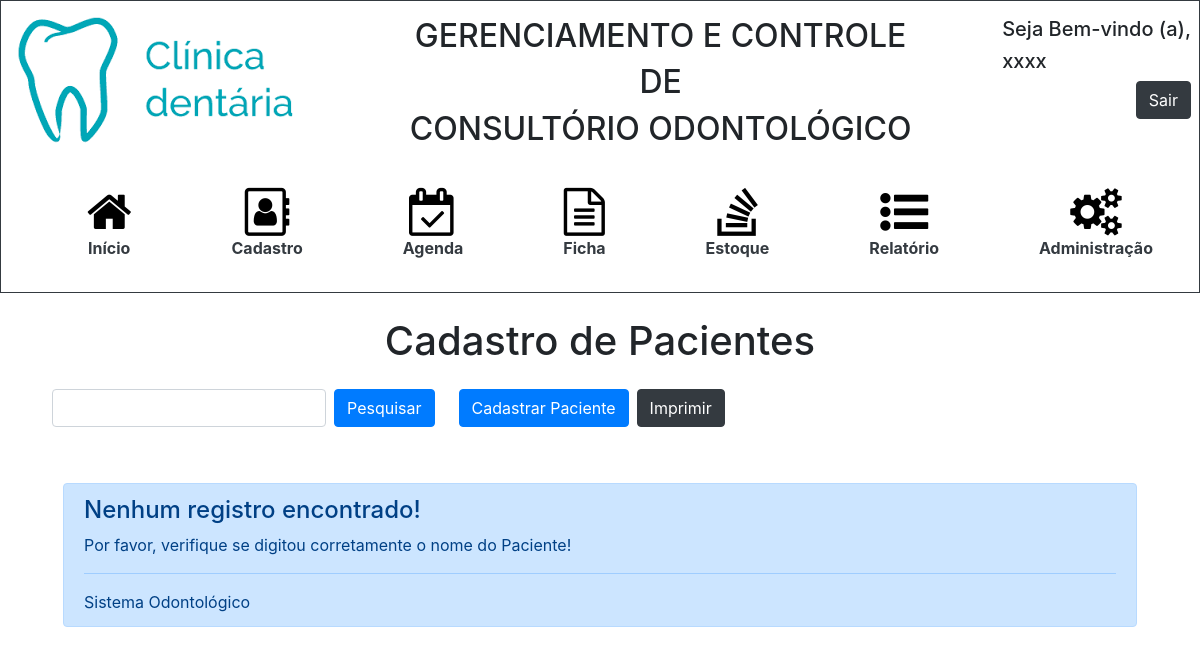
Before: /cadastro.php?nome=cerqueira.leandro with the older database file.
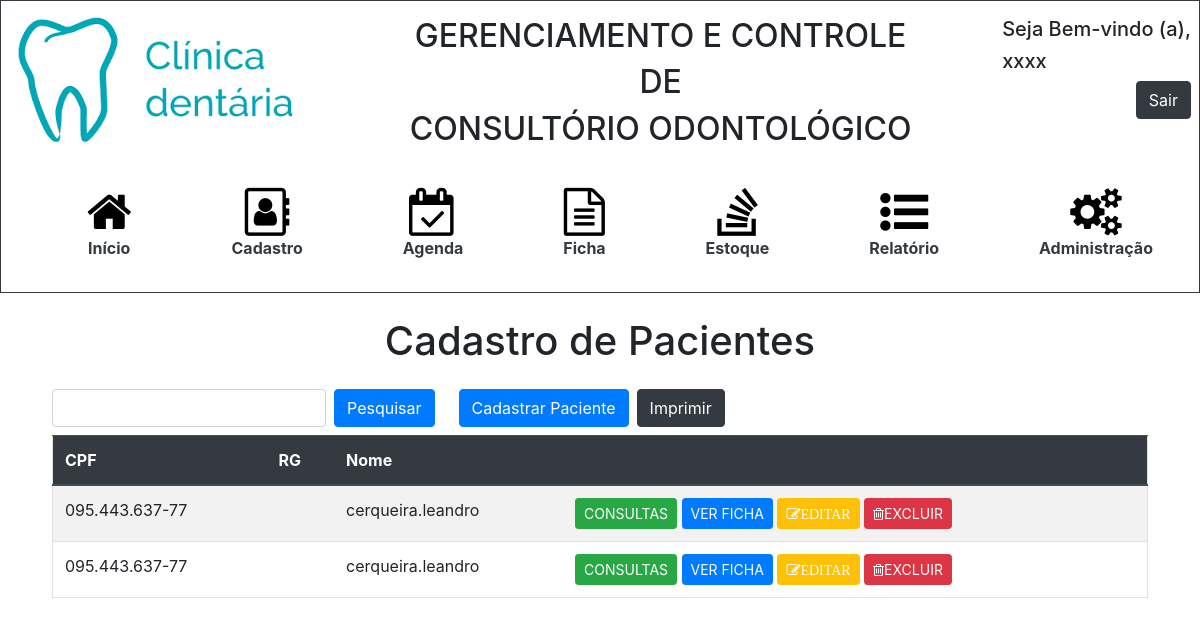
After: the same page with the newer database file.
### tables this page shows
CREATE TABLE `pessoa` (
  `id_pessoa` int(11) NOT NULL,
  `cpf` varchar(15) NOT NULL,
  `rg` varchar(15) NOT NULL,
  `nome` varchar(100) NOT NULL,
  `orcamento` varchar(3) DEFAULT NULL,
  `telefone` varchar(15) DEFAULT NULL,
  `celular` varchar(15) NOT NULL,
  `email` varchar(50) DEFAULT NULL,
  `cep` varchar(15) NOT NULL,
  `endereco` varchar(100) NOT NULL,
  `complemento` varchar(100) DEFAULT NULL,
  `bairro` varchar(50) NOT NULL,
  `nascimento` date NOT NULL,
  `cidade` varchar(30) NOT NULL,
  `uf` varchar(5) DEFAULT NULL,
  `situacaoficha` varchar(20) DEFAULT NULL,
  `doencabase` varchar(255) DEFAULT NULL,
  `alergia` varchar(255) DEFAULT NULL,
  `medicamentos` varchar(255) DEFAULT NULL,
  `cirurgia` varchar(255) DEFAULT NULL,
  `internacoes` varchar(255) DEFAULT NULL,
  `pa` varchar(255) DEFAULT NULL,
  `queixaprinc` varchar(255) DEFAULT NULL
);

### cadastro.php (the view, shortened to what this page needs)
<!DOCTYPE html>
<html>
	<head>
		<link rel="stylesheet" href="https://stackpath.bootstrapcdn.com/bootstrap/4.3.1/css/bootstrap.min.css">
		<link rel="stylesheet" href="https://cdnjs.cloudflare.com/ajax/libs/font-awesome/4.7.0/css/font-awesome.min.css">
		<link rel="stylesheet" type="text/css" href="styleHeader.css">
	</head>
	<body>
		<?php include 'header.php'?>
		<h1 class = "text-center mb-4">Cadastro de Pacientes</h1>
        <div class = "pl-5 pr-5">
            <span class = "d-flex d-inline-flex mb-2">
                <form class="form-inline">
                    <input class="form-control mr-2 ml-1" type="search" name = "nome">
                    <button class="btn btn-primary btn-md mr-3" type="submit">Pesquisar</button>
                </form>
                <button type="button" class="btn btn-primary btn-md ml-2" data-toggle="modal" data-target="#modalCadastro">Cadastrar Paciente</button>
                <input type="button" class ="btn btn-dark ml-2" onclick="window.print();" value="Imprimir">
            </span>
                <?php
                    if(isset($_GET["nome"])){
                        $nome = $_GET["nome"];
                        include_once 'conexao.php';
                        $sql = "SELECT * FROM pessoa WHERE nome
                        LIKE '{$nome}%'";
                        if($nome == "" || $nome == "%" || $nome == "'"){ ?>
                            <div class = "container">
                                <div class="alert alert-danger mt-5" role="alert">
                                    <h4 class="alert-heading">Valor digitado inválido!</h4>
                                    <p>Você precisa digitar um valor para consultar um paciente;</p>
                                    <hr>
                                    <p class="mb-0">Sistema Odontológico</p>
                                </div>
                            </div>
                        <?php
                        } else {
                        $result = mysqli_query($con, $sql);
                        $totalRegistros = mysqli_num_rows($result);
                        if($totalRegistros > 0){
                ?>
            <div class = "overflow-auto ml-1 mr-1" style = "max-height: 550px">
                <table class="table border table-striped">
                    <thead id = "theadCadastro" class = "thead-dark">
                        <tr>
                            <th scope="col">CPF</th>
                            <th scope="col">RG</th>
                            <th scope="col">Nome</th>
                            <th scope="col"></th>
                        </tr>
                    </thead>
                    <tbody id = "tbodyCadastro">
                    <?php
                            while($array = mysqli_fetch_array($result)){
                                $idPessoa = $array['id_pessoa'];
                                $cpf = $array['cpf'];
                                $rg = $array['rg'];
                                $nome = $array['nome'];
                        ?>
                            <tr>
                                <td><?php echo $cpf?></td>
                                <td><?php echo $rg?></td>
                                <td><?php echo $nome?></td>
                                <td>
                                    <a class="btn btn-success btn-sm" href="consulta.php" role="button">CONSULTAS</a>
                                    <a class="btn btn-primary btn-sm"  style="color:#fff" href="#" onclick = "excluir(<?php echo $array['id_pessoa']?>)" role="button"><i aria-hidden="true"></i>VER FICHA</a>
                                    <a class="btn btn-warning btn-sm"  style="color:#fff" href="editarCadastro.php?id=<?php echo $idPessoa?>" role="button"><i class="fa fa-pencil-square-o" aria-hidden="true">EDITAR</i></a>
                                    <a class="btn btn-danger btn-sm"  style="color:#fff" href="#" onclick = "excluir(<?php echo $array['id_pessoa']?>)" role="button"><i class="fa fa-trash-o" aria-hidden="true"></i>EXCLUIR</a>
                                </td>
                            </tr>
                        <?php
                        };?>
                       </tbody>
                    </table>
                </div>
            </div>
                    <?php
                    } else {?>
                        <div class = "container">
                            <div class="alert alert-primary mt-5" role="alert">
                                <h4 class="alert-heading">Nenhum registro encontrado!</h4>
                                <p>Por favor, verifique se digitou corretamente o nome do Paciente!</p>
                                <hr>
                                <p class="mb-0">Sistema Odontológico</p>
                            </div>
                        </div>
                        <?php
                    }
                }
            }
                ?>
	</body>
</html>

Changed rows visible on the page:
added pessoa: cpf "095.443.637-77", nome "cerqueira.leandro"
added pessoa: cpf "095.443.637-77", nome "cerqueira.leandro"
Other visible differences:
text no longer shown: "Nenhum registro encontrado! Por favor, verifique se digitou corretamente o nome do Paciente! Sistema Odontológico"
text now shown: "CPF RG Nome"
